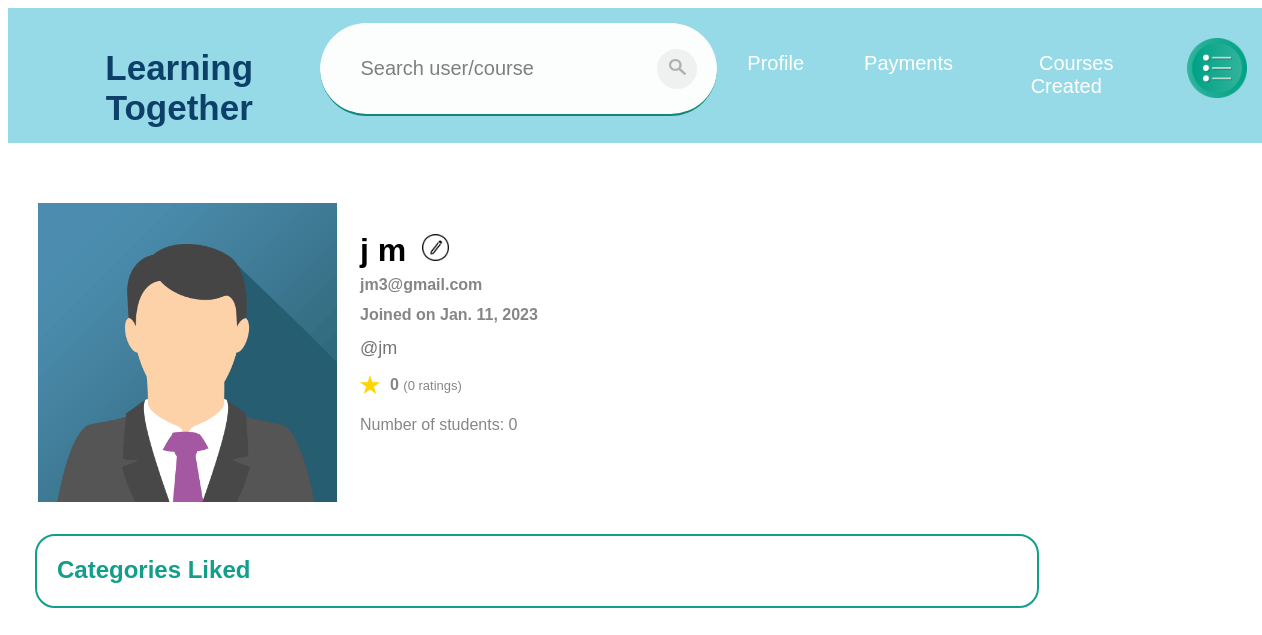
The app's page /viewProfile/12 (signed in), older data.
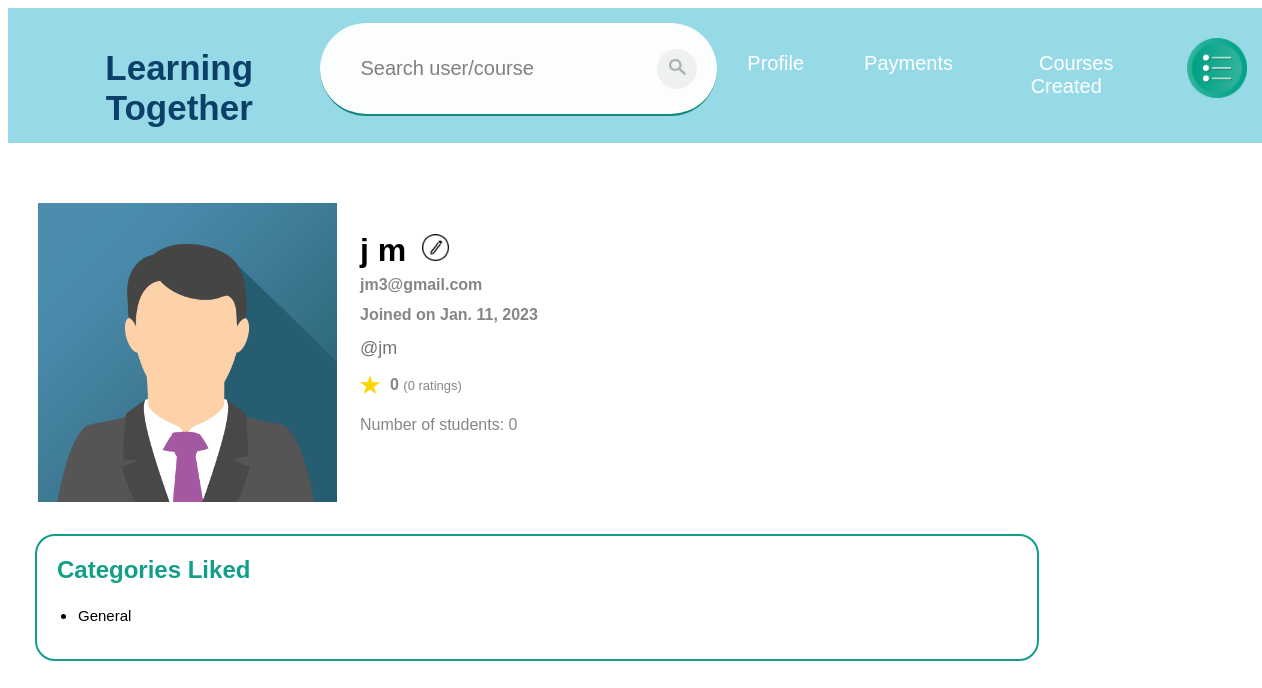
The same page, newer data.
### app/models.py (models this page shows, shortened)
class CategoriesLiked(models.Model):
    privateId = models.ForeignKey(Private, on_delete=models.CASCADE)
    categoryId = models.ForeignKey(Category, on_delete=models.PROTECT)

class Category(models.Model):
    category = models.CharField(max_length=50)

### app/views.py (the view)
# urls.py: path('viewProfile/<id>', views.viewProfile, name='viewProfile'),
def viewProfile(request, id):
    profile = models.Profile.objects.filter(userId__exact=id)
    if not profile:
        s.error(request, "User doesn't exist.",
                button="OK", timer=2000)
        return redirect('home')
    else:
        public = models.Public.objects.filter(profileId__exact=profile[0].id)
        thisUser = False
        if request.user.is_authenticated:
            if profile[0].userId.id == request.user.id:
                thisUser = True
        coursesMade = models.CoursesMade.objects.filter(
            publicId__exact=public[0].id)
        students = 0
        for courseMade in coursesMade:
            students += models.CoursesEnrolled.objects.filter(
                courseId__exact=courseMade.courseId).count()
        ratings = models.Rating.objects.none()
        for courseMade in coursesMade:
            ratings = ratings | models.Rating.objects.filter(
                courseId__exact=courseMade.courseId)
        numRatings = 0
        totalRatings = 0
        for rating in ratings:
            numRatings += 1
            totalRatings += rating.rating
        avgRating = 0
        if numRatings > 0:
            avgRating = round(totalRatings/numRatings, 2)
        private = models.Private.objects.none()
        categoriesLiked = models.CategoriesLiked.objects.none()
        if thisUser:
            private = models.Private.objects.filter(
                profileId__exact=profile[0].id)[0]
            categoriesLiked = models.CategoriesLiked.objects.filter(
                privateId__exact=private.id)
        return render(request, "app/viewProfile.html", {'public': public[0], 'private': private, 'coursesMade': coursesMade, 'thisUser': thisUser, 'categoriesLiked': categoriesLiked,
                                                        'students': students, 'numRatings': numRatings, 'avgRating': avgRating, 'showOptions': True})

### templates/app/viewProfile.html (shortened to what this page needs)
{% extends 'app/base.html' %}
{% block content %}
{% load static %}
        {% include 'app/navBar.html' with thisUser=thisUser userId=public.profileId.userId.id showOptions=showOptions %}
            <p style="text-align:left; display: table-cell;"><img class="avatar" src="{% static 'images/' %}{{ public.avatar }}.png"></p>
            <div class="editProfile">
                <p class = "name"> {{ public.name }} {{ public.surname }}</p>
                {% if thisUser %}
                <button class="btn"><a class="editP" href="../editProfile"><img class="edit" src="{% static 'images/' %}edit.png"></a></button>
                {% endif %}
            </div>
            <p class="email" style="top:290px">Joined on {{ public.createdDate }}</p>
            <p class="username">@{{ public.profileId.userId.username }}</p>
            <p class="nStudents">Number of students: {{ students }}</p>
            <p><img class="star" src="{% static 'images/' %}star.png"></p>
            <p class="rating">{{ avgRating }} <b style="font-size:small;font-weight: 500;">({{ numRatings }} ratings)</b></p>
            {% if thisUser %}
                <br><br>
                <br><br>
                <p class="email">{{ private.email }}</p>
                <div class="cat">
                    <h2>Categories Liked</h2><br><br><br>
                    <ul>
                    {% for categoryLiked in categoriesLiked %}
                        <li style="font-size:15px; padding:1px;">{{ categoryLiked.categoryId.category }}</li><br>
                    {% endfor %}
                    </ul>
                </div>
            {% endif %}
{% endblock %}

Row changes from the older to the newer data that the page shows:
added CategoriesLiked: categoryId.category "General"
